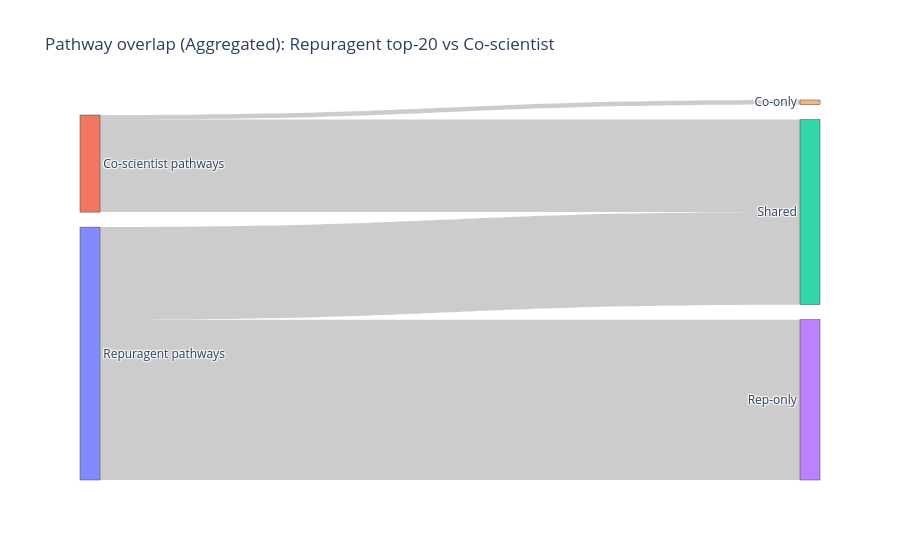

Notebook source saved alongside this figure:
### Markdown cell above
## 3.3. Pathway overlap visualization

### Code cell
# Paths + inputs
REPURAGENT_OUTPUT = "repuragent_output10/top20_selected.csv"
REP_TOP_N = 20  # how many top repuragent drugs to take

CO_SCIENTIST_OUTPUT = "co-scientist-output/top_drugs.csv"
CO_DRUGS = pd.read_csv(CO_SCIENTIST_OUTPUT)

# Repuragent enrichment
rep_drugs_df = pd.read_csv(REPURAGENT_OUTPUT)
P_rep= pathways_enrichment_from_chembl_id(
    rep_drugs_df)

# Co-scientist enrichment
co_drugs_df = pd.read_csv(CO_SCIENTIST_OUTPUT)
P_co = pathways_enrichment_from_chembl_id(co_drugs_df
)

# Summary
print("=== Summary ===")
print(f"Repuragent top-{REP_TOP_N} drugs: {len(rep_drugs_df)}")
print(f"Repuragent pathways: {len(P_rep)}")
print(f"Co-scientist drugs: {len(CO_DRUGS)}")
print(f"Co-scientist pathways: {len(P_co)}")
print(f"Shared pathways: {len(P_rep & P_co)}")
print(f"Jaccard overlap: {jaccard(P_rep, P_co)}")
print(f"Cosine overlap:  {cosine_binary(P_rep, P_co)}")

# Sankey: aggregated overlap
fig1 = sankey_aggregated(
    P_rep, P_co,
    title=f"Pathway overlap (Aggregated): Repuragent top-{REP_TOP_N} vs Co-scientist\n"
)
fig1.show()

### Figure 1 — Plotly figure (JSON) as saved in the notebook; plotly's stock layout.template omitted (floating-point values rounded to 4 significant figures)
{"data": [{"link": {"source": [0, 0, 1, 1], "target": [2, 3, 2, 4], "value": [101, 175, 101, 5]}, "node": {"label": ["Repuragent pathways", "Co-scientist pathways", "Shared", "Rep-only", "Co-only"], "pad": 15, "thickness": 20}, "type": "sankey"}], "layout": {"font": {"size": 12}, "title": {"text": "Pathway overlap (Aggregated): Repuragent top-20 vs Co-scientist\n"}}}
